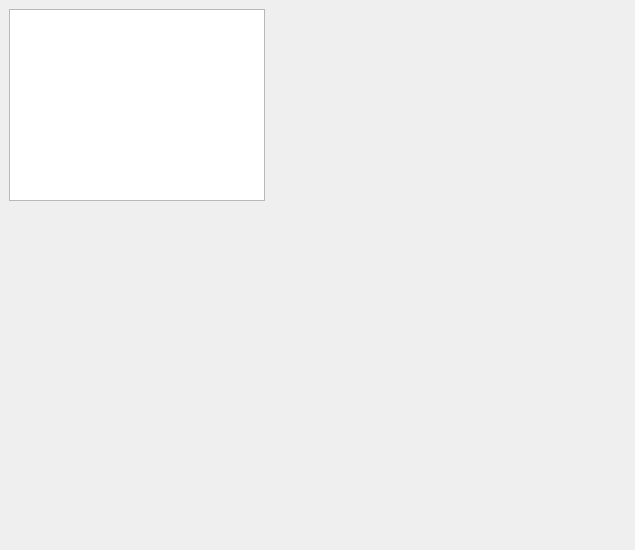
<?xml version="1.0" encoding="UTF-8"?>
<ui version="4.0">
 <class>DebugPage</class>
 <widget class="QWidget" name="DebugPage">
  <property name="geometry">
   <rect>
    <x>0</x>
    <y>0</y>
    <width>635</width>
    <height>550</height>
   </rect>
  </property>
  <property name="sizePolicy">
   <sizepolicy hsizetype="Maximum" vsizetype="Maximum">
    <horstretch>0</horstretch>
    <verstretch>0</verstretch>
   </sizepolicy>
  </property>
  <property name="windowTitle">
   <string>Form</string>
  </property>
  <widget class="QTextEdit" name="Information_textEdit">
   <property name="geometry">
    <rect>
     <x>9</x>
     <y>9</y>
     <width>256</width>
     <height>192</height>
    </rect>
   </property>
  </widget>
 </widget>
 <resources/>
 <connections/>
</ui>
